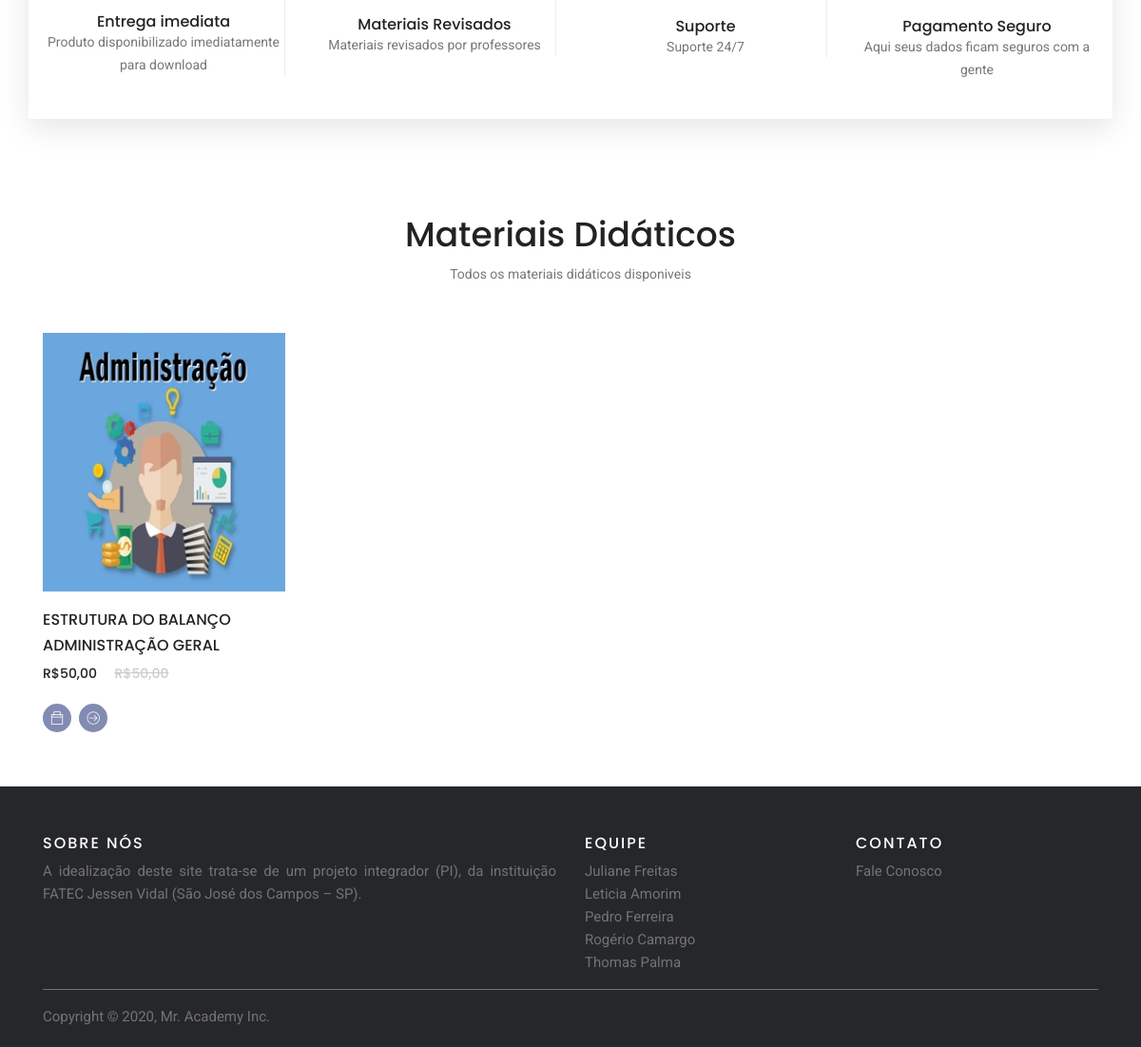
/src/carousel/produtos.php (lower part), run on an earlier commit of the app's database.
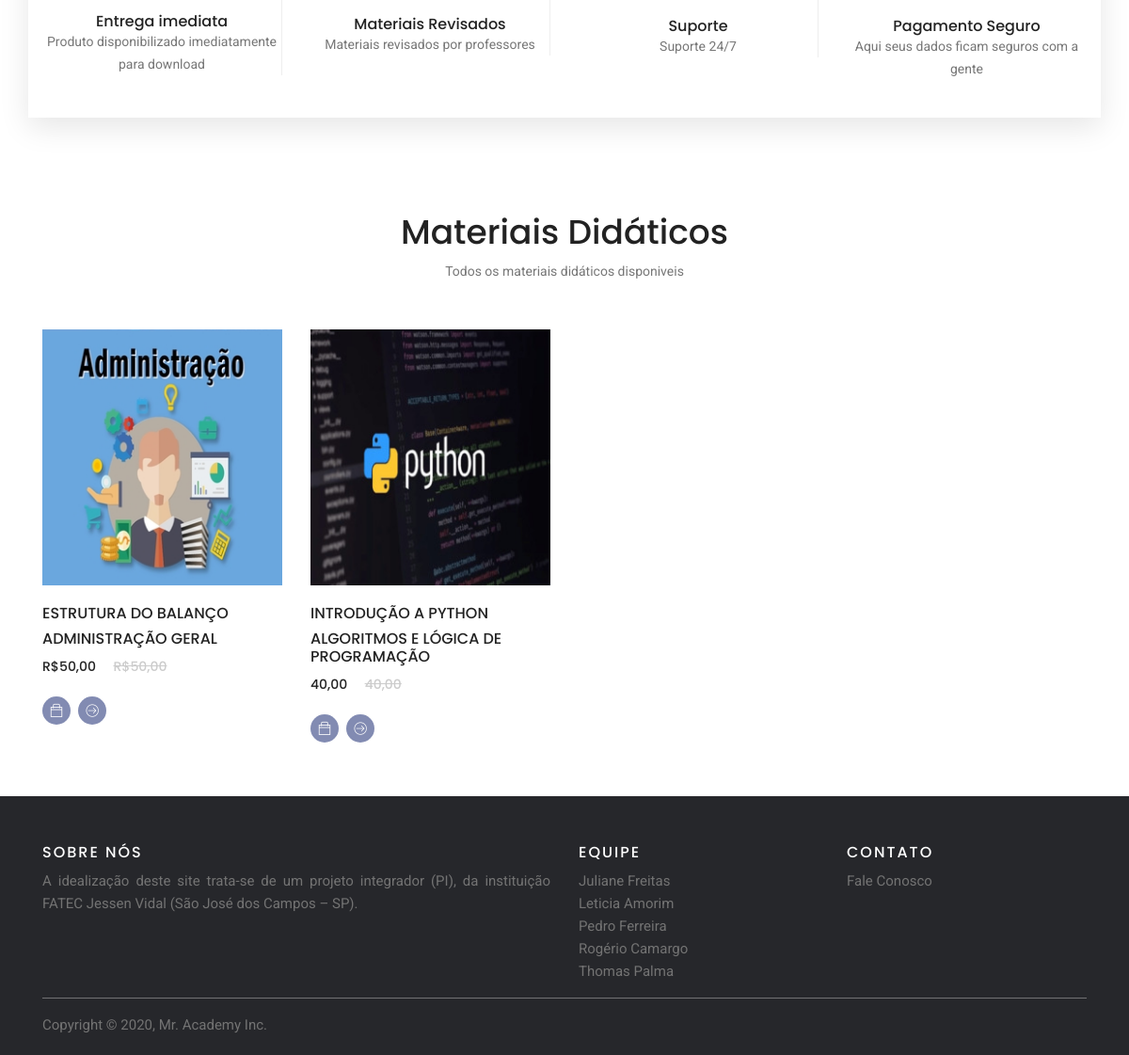
And on a later commit of the database.
### tables this page shows
CREATE TABLE `arquivos` (
  `id` int(11) NOT NULL,
  `nome_arquivo` varchar(100) NOT NULL,
  `caminho` varchar(255) NOT NULL,
  `disciplina` varchar(100) NOT NULL,
  `descricao` text NOT NULL,
  `extensao_arquivo` varchar(5) NOT NULL,
  `titulo_produto` varchar(250) NOT NULL,
  `preco` varchar(100) NOT NULL
);

### src/carousel/produtos.php (the view, shortened to what the changed rows need)
<?php
	include_once("conexao.php");
?>
<!DOCTYPE html>
<html lang="pt-br">
<head>
  <link rel="stylesheet" href="css/linearicons.css">
  <link rel="stylesheet" href="css/themify-icons.css">
  <link rel="stylesheet" href="css/bootstrap.css">
  <link rel="stylesheet" href="css/owl.carousel.css">
  <link rel="stylesheet" href="css/main.css">
  <link href="carousel.css" rel="stylesheet">
  <link href="css/darkmode.css" rel="stylesheet">
</head>
<body>
<main role="main">
  <br>
  <br>
		<div class="single-product-slider">
			<div class="container">
				<div class="row justify-content-center">
					<div class="col-lg-6 text-center">
						<div class="section-title">
							<h1>Materiais Didáticos</h1>
						</div>
					</div>
				</div>
				<div class="row">
					<?php
					$result_usuarios = "SELECT * FROM arquivos WHERE disciplina = 'Administração Geral'";
					$resultado_usuarios = mysqli_query($conexao, $result_usuarios);
					while($row_usuario = mysqli_fetch_assoc($resultado_usuarios)){
						echo('<div class="col-lg-3 col-md-6">
						<div class="single-product">
							<img class="img-fluid" src="imagens/produtos/p3.jpg" alt="">
							<div class="product-details">
								<h6>'.$row_usuario['titulo_produto'].'</h6>
								<h6>'.$row_usuario['disciplina'].'</h6>
								<div class="price">
									<h6>'.$row_usuario['preco'].'</h6>
									<h6 class="l-through">'.$row_usuario['preco'].'</h6>
								</div>
								<div class="prd-bottom">
									<a href="carrinho.php?id='.$row_usuario["id"].'&add=carrinho" class="social-info">
										<span class="ti-bag"></span>
										<p class="hover-text">adicionar</p>
									</a>
									<a href="single-product.php?id='.$row_usuario["id"].'" class="social-info">
										<span class="lnr lnr-arrow-right-circle"></span>
										<p class="hover-text">Ver Mais</p>
									</a>
									');
									echo ('
								</div>
							</div>
						</div>
					</div> ');
					}
					$result_usuarios = "SELECT * FROM arquivos WHERE disciplina = 'Algoritmos e Lógica de Programação'";
					$resultado_usuarios = mysqli_query($conexao, $result_usuarios);
					while($row_usuario = mysqli_fetch_assoc($resultado_usuarios)){
						echo('<div class="col-lg-3 col-md-6">
						<div class="single-product">
							<img class="img-fluid" src="imagens/produtos/p2.jpg" alt="">
							<div class="product-details">
								<h6>'.$row_usuario['titulo_produto'].'</h6>
								<h6>'.$row_usuario['disciplina'].'</h6>
								<div class="price">
									<h6>'.$row_usuario['preco'].'</h6>
									<h6 class="l-through">'.$row_usuario['preco'].'</h6>
								</div>
								<div class="prd-bottom">
									<a href="carrinho.php?id='.$row_usuario["id"].'&add=carrinho" class="social-info">
										<span class="ti-bag"></span>
										<p class="hover-text">adicionar</p>
									</a>
									<a href="single-product.php?id='.$row_usuario["id"].'" class="social-info">
										<span class="lnr lnr-arrow-right-circle"></span>
										<p class="hover-text">Ver Mais</p>
									</a>
									');
									echo ('
								</div>
							</div>
						</div>
					</div> ');
					}
					?>
				</div>
			</div>
		</div>
</body>
</html>

What changed in the data, as far as the page shows it:
added arquivos: titulo_produto "INTRODUÇÃO A PYTHON", disciplina "ALGORITMOS E LÓGICA DE PROGRAMAÇÃO", preco "40,00"
